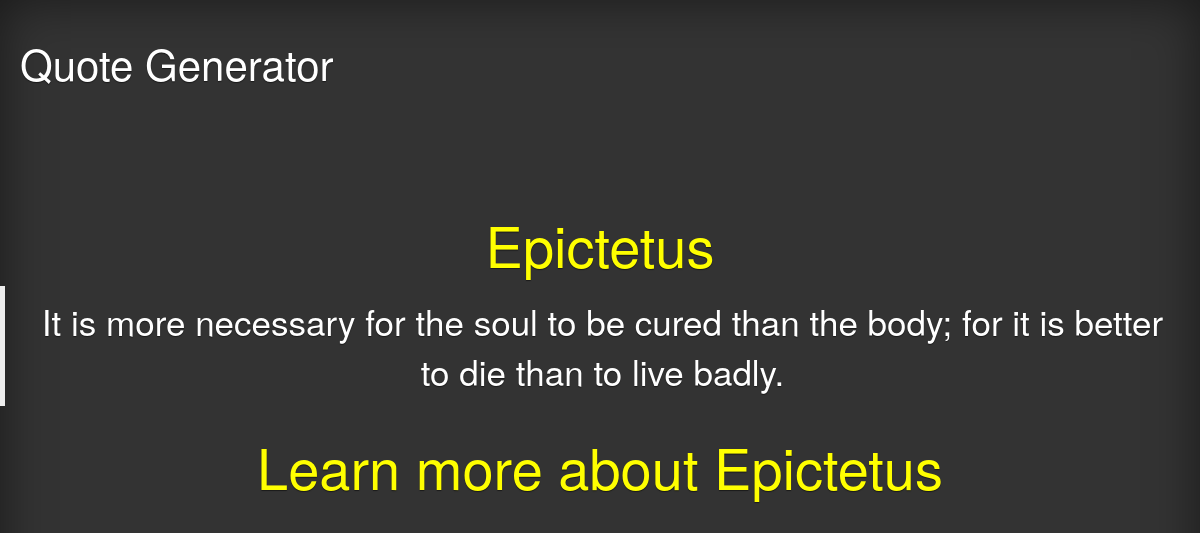
/displaystoic/, run on the app's committed database.
### genquotes/models.py (models this page shows, shortened)
class StoicQuote(models.Model):
    author = models.CharField(max_length=50, )
    quote_text = models.CharField(max_length=1000, )

### genquotes/views.py (the view)
# urls.py: url(r'^displaystoic/$', views.displaystoic, name='displaystoic'),
def displaystoic(request):
    randomstoic = StoicQuote.objects.order_by('?').first()
    context = {
        'randomstoic': randomstoic,
    }
    return render(request, 'genquotes/displaystoic.html', context)

### genquotes/templates/genquotes/displaystoic.html
{% extends 'genquotes/base.html' %}
{% block content %}
<h1 class="author-title">{{ randomstoic.author }}</h1>
<blockquote><p>{{ randomstoic.quote_text }}</p></blockquote>
<div class="footlink">
  <p><a class="wikilink" href="https://en.wikipedia.org/wiki/{{ author }}">Learn more about {{ randomstoic.author }}</a></p>
</div>
{% endblock content %}

### genquotes/static/cover.css (style rules this page uses)
a, a:focus, a:hover { color: #fff; }
html, body { height: 100%; background-color: #333; }
body { color: #fff; text-align: center; text-shadow: 0 .05rem .1rem rgba(0,0,0,.5); }
@media (min-width: 62em) { .lead, .nav-link, .wikilink, p { font-size: 2em; } }
@media (min-width: 62em) { h1 { font-size: 4em; } }

### genquotes/static/mystyles.css (style rules this page uses)
.wikilink, .author-title { color: yellow; }
.footlink { margin-bottom: 100px; }
@media (min-width: 992px) { .lead, .nav-link, p { font-size: 2em; } }
@media (min-width: 992px) { h1 { font-size: 4em; } }

### data on the page
StoicQuote: author "Epictetus", quote_text "It is more necessary for the soul to be cured than the body; for it is better to die than to live badly."
